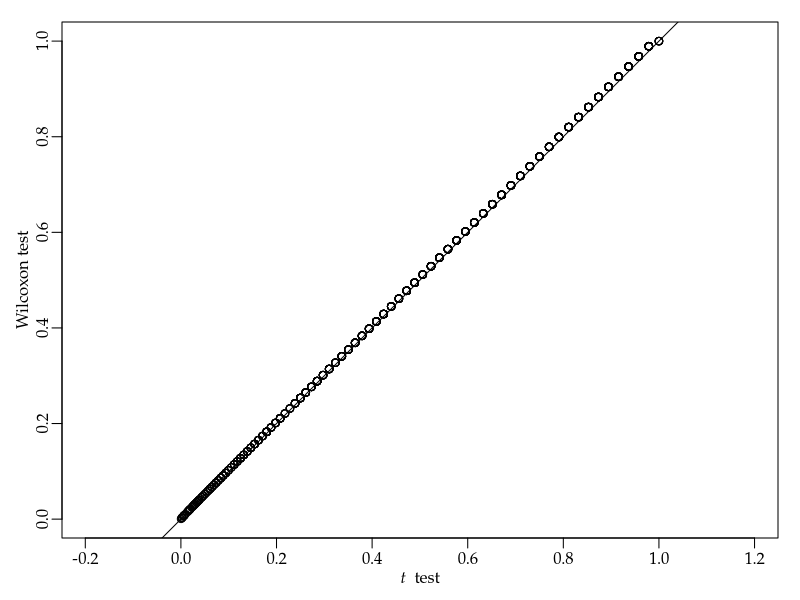

The R source for this figure:
args = commandArgs()
basename = sub(".R$", "", sub("^--file=(.*/)?", "", args[grep("^--file=", args)]))
if (length(basename) != 0)
    quartz(type="pdf", file=paste0(basename, ".pdf"), width=3, height=3)
par(family="Palatino")
par(mgp=c(1.5,0.5,0)) # title and axis margins. default: c(3,1,0)
par(mar=c(3,3,1,1)+0.1) # bottom, left, top, right margins. default: c(5,4,4,2)+0.1
f = function() {
  a = sample(40)  # a = qnorm((sample(40) - 0.5) / 40)
  x = a[1:20]
  y = a[21:40]
  c(t.test(x, y, var.equal=TRUE)$p.value, wilcox.test(x, y)$p.value)
}
r = replicate(1000, f())
plot(r[1,], r[2,], asp=1,
     xlab=expression(italic(t) ~~ test), ylab="Wilcoxon test")
abline(0, 1)
dev.off()
